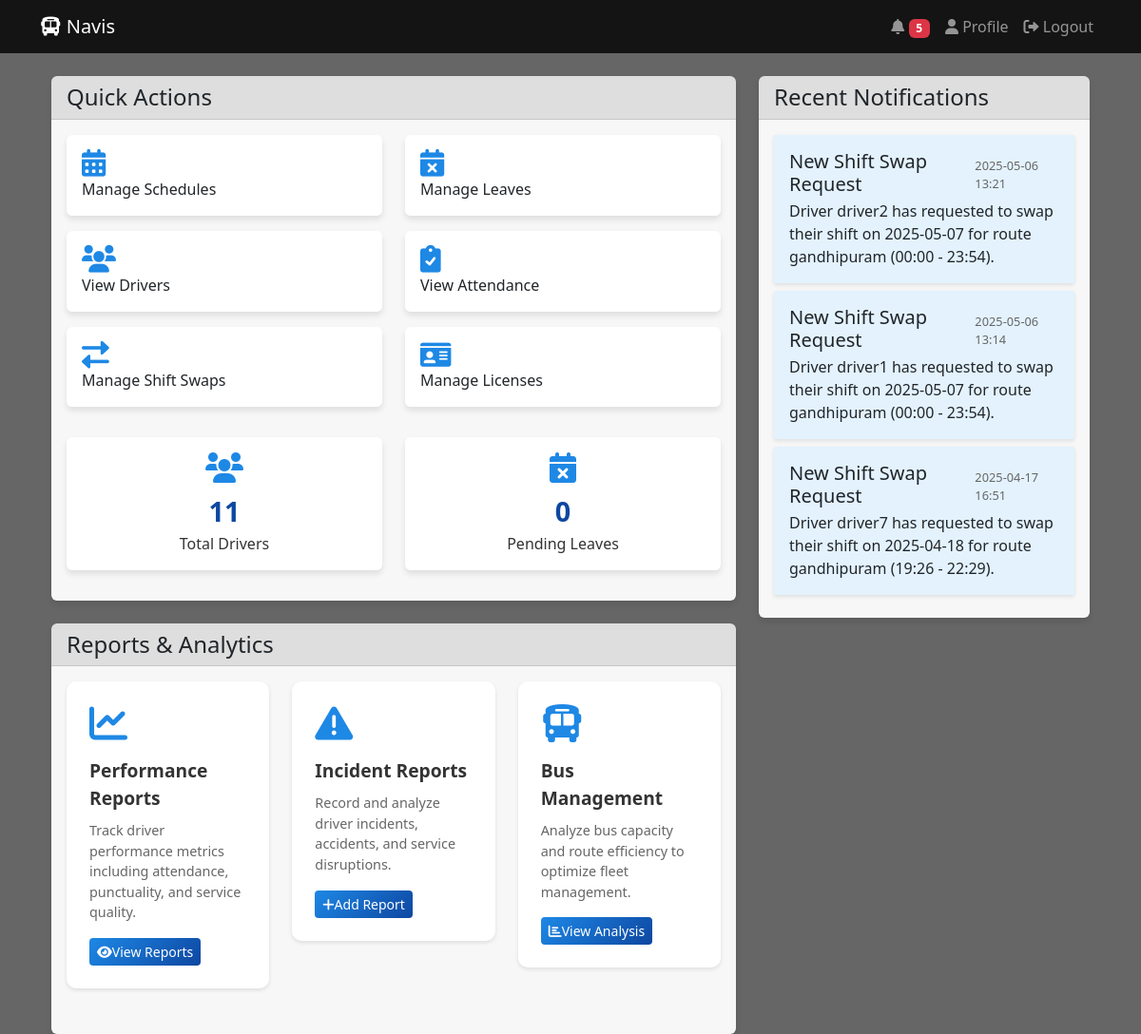
The app's page /admin/dashboard (signed in) with its own data.
### app.py (models this page shows)
class Notification(db.Model):
    id = db.Column(db.Integer, primary_key=True)
    recipient_username = db.Column(db.String(150), db.ForeignKey('user.username'))
    title = db.Column(db.String(200), nullable=False)
    message = db.Column(db.Text, nullable=False)
    notification_type = db.Column(db.String(50))  # schedule, attendance, leave, etc.
    priority = db.Column(db.String(20), default='normal')
    created_at = db.Column(db.DateTime, default=datetime.utcnow)
    read_at = db.Column(db.DateTime)
    is_read = db.Column(db.Boolean, default=False)

### app.py (the view)
@app.route('/admin/dashboard')
@login_required
def admin_dashboard():
    if current_user.role != 'admin':
        flash('Access denied!', 'danger')
        return redirect(url_for('driver_dashboard'))
    total_drivers = User.query.filter_by(role='driver').count()
    pending_leaves = LeaveRequest.query.filter_by(status='pending').count()
    active_schedules = Schedule.query.filter_by(status='active').count()
    recent_notifications = Notification.query.filter(
        Notification.recipient_username == 'admin',
        Notification.notification_type.in_(['shift_swap', 'leave_request'])
    ).order_by(Notification.created_at.desc()).limit(3).all()
    return render_template('admin_dashboard.html',
                         total_drivers=total_drivers,
                         pending_leaves=pending_leaves,
                         active_schedules=active_schedules,
                         recent_notifications=recent_notifications)

### app.py (called while the page is built)
@login_manager.user_loader
def load_user(user_id):
    return User.query.get(int(user_id))

@app.context_processor
def inject_user():
    return dict(current_user=current_user)

@app.context_processor
def inject_notifications():
    unread_count = 0
    if current_user.is_authenticated:
        unread_count = Notification.query.filter_by(
            recipient_username=current_user.username,
            is_read=False
        ).count()
    return dict(unread_count=unread_count)

### templates/admin_dashboard.html (shortened to what this page needs)
{% extends "base.html" %}
{% block content %}
<div class="container-fluid">
    <div class="row">
        <div class="col-md-8">
            <div class="card mb-4">
                <div class="card-header">
                    <h4 class="mb-0">Quick Actions</h4>
                </div>
                <div class="card-body">
                    <div class="row">
                        <div class="col-md-6 mb-3">
                            <a href="{{ url_for('manage_schedules') }}" class="card action-card text-decoration-none p-3">
                                <i class="fas fa-calendar-alt action-icon"></i>
                                Manage Schedules
                            </a>
                        </div>
                        <div class="col-md-6 mb-3">
                            <a href="{{ url_for('manage_leaves') }}" class="card action-card text-decoration-none p-3">
                                <i class="fas fa-calendar-times action-icon"></i>
                                Manage Leaves
                            </a>
                        </div>
                        <div class="col-md-6 mb-3">
                            <a href="{{ url_for('view_drivers') }}" class="card action-card text-decoration-none p-3">
                                <i class="fas fa-users action-icon"></i>
                                View Drivers
                            </a>
                        </div>
                        <div class="col-md-6 mb-3">
                            <a href="{{ url_for('view_attendance') }}" class="card action-card text-decoration-none p-3">
                                <i class="fas fa-clipboard-check action-icon"></i>
                                View Attendance
                            </a>
                        </div>
                        <div class="col-md-6 mb-3">
                            <a href="{{ url_for('manage_shift_swaps') }}" class="card action-card text-decoration-none p-3">
                                <i class="fas fa-exchange-alt action-icon"></i>
                                Manage Shift Swaps
                            </a>
                        </div>
                        <div class="col-md-6 mb-3">
                            <a href="{{ url_for('manage_licenses') }}" class="card action-card text-decoration-none p-3">
                                <i class="fas fa-id-card action-icon"></i>
                                Manage Licenses
                            </a>
                        </div>
                    </div>
                    <div class="row stats-row">
                        <div class="col-md-6 mb-3">
                            <div class="card dashboard-card text-center stats-card">
                                <i class="fas fa-users card-icon"></i>
                                <div class="stat-number">{{ total_drivers }}</div>
                                <div class="stat-label">Total Drivers</div>
                            </div>
                        </div>
                        <div class="col-md-6 mb-3">
                            <div class="card dashboard-card text-center stats-card">
                                <i class="fas fa-calendar-times card-icon"></i>
                                <div class="stat-number">{{ pending_leaves }}</div>
                                <div class="stat-label">Pending Leaves</div>
                            </div>
                        </div>
                    </div>
                </div>
            </div>
            <div class="card">
                <div class="card-header">
                    <h4 class="mb-0">Reports & Analytics</h4>
                </div>
                <div class="card-body">
                    <div class="row">
                        <div class="col-md-4 mb-3">
                            <div class="report-card">
                                <i class="fas fa-chart-line report-icon"></i>
                                <div class="report-title">Performance Reports</div>
                                <div class="report-description">Track driver performance metrics including attendance, punctuality, and service quality.</div>
                                <a href="{{ url_for('performance_reports') }}" class="btn btn-primary btn-sm">
                                    <i class="fas fa-eye mr-2"></i>View Reports
                                </a>
                            </div>
                        </div>
                        <div class="col-md-4 mb-3">
                            <div class="report-card">
                                <i class="fas fa-exclamation-triangle report-icon"></i>
                                <div class="report-title">Incident Reports</div>
                                <div class="report-description">Record and analyze driver incidents, accidents, and service disruptions.</div>
                                <a href="{{ url_for('incident_reports') }}" class="btn btn-primary btn-sm">
                                    <i class="fas fa-plus mr-2"></i>Add Report
                                </a>
                            </div>
                        </div>
                        <div class="col-md-4 mb-3">
                            <div class="report-card">
                                <i class="fas fa-bus report-icon"></i>
                                <div class="report-title">Bus Management</div>
                                <div class="report-description">Analyze bus capacity and route efficiency to optimize fleet management.</div>
                                <a href="{{ url_for('bus_management_reports') }}" class="btn btn-primary btn-sm">
                                    <i class="fas fa-chart-bar mr-2"></i>View Analysis
                                </a>
                            </div>
                        </div>
                    </div>
                </div>
            </div>
        </div>
        <div class="col-md-4">
            <div class="card">
                <div class="card-header">
                    <h4 class="mb-0">Recent Notifications</h4>
                </div>
                <div class="card-body">
                    {% if recent_notifications %}
                        {% for notification in recent_notifications %}
                            <div class="notification-card p-3 mb-2 {% if not notification.is_read %}unread-notification{% endif %}">
                                <div class="d-flex justify-content-between align-items-center">
                                    <h5 class="mb-1">{{ notification.title }}</h5>
                                    <small class="notification-time">{{ notification.created_at.strftime('%Y-%m-%d %H:%M') }}</small>
                                </div>
                                <p class="mb-0">{{ notification.message }}</p>
                            </div>
                        {% endfor %}
                    {% else %}
                        <p class="text-muted">No recent notifications</p>
                    {% endif %}
                </div>
            </div>
        </div>
    </div>
</div>
{% endblock %}

### templates/admin_dashboard.html (style rules this page uses)
.dashboard-card { background: rgba(255, 255, 255, 0.95); backdrop-filter: blur(10px); border: none; transition: transform 0.3s ease; }
.card-icon { font-size: 2rem; margin-bottom: 0.5rem; color: #1e88e5; }
.stat-number { font-size: 1.8rem; font-weight: bold; color: #0d47a1; }
.stat-label { font-size: 1rem; color: #333; }
.action-card { background: rgba(255, 255, 255, 0.95); backdrop-filter: blur(10px); border: none; transition: all 0.3s ease; }
.action-icon { font-size: 1.8rem; margin-right: 0.8rem; color: #1e88e5; }
.notification-card { background: rgba(255, 255, 255, 0.95); border: none; box-shadow: 0 2px 4px rgba(0,0,0,0.1); }
.notification-time { font-size: 0.8rem; color: #666; }
.unread-notification { background: #e3f2fd; }
.stats-row { margin-top: 1rem; }
.stats-card { padding: 1rem !important; height: 100%; }
.report-card { background: white; border-radius: 10px; padding: 1.5rem; margin-bottom: 1rem; box-shadow: 0 2px 4px rgba(0,0,0,0.1); transition: all 0.3s ease; }
.report-icon { font-size: 2.5rem; color: #1e88e5; margin-bottom: 1rem; }
.report-title { font-size: 1.2rem; font-weight: bold; color: #333; margin-bottom: 0.5rem; }
.report-description { color: #666; font-size: 0.9rem; margin-bottom: 1rem; }

### records on screen
Notification: title "New Shift Swap Request", created_at "2025-05-06 13:21", message "Driver driver2 has requested to swap their shift on 2025-05-07 for route gandhipuram (00:00 - 23:54)."
Notification: title "New Shift Swap Request", created_at "2025-05-06 13:14", message "Driver driver1 has requested to swap their shift on 2025-05-07 for route gandhipuram (00:00 - 23:54)."
Notification: title "New Shift Swap Request", created_at "2025-04-17 16:51", message "Driver driver7 has requested to swap their shift on 2025-04-18 for route gandhipuram (19:26 - 22:29)."

### other values on screen
{{ unread_count }} "5"
{{ total_drivers }} "11"
{{ pending_leaves }} "0"
